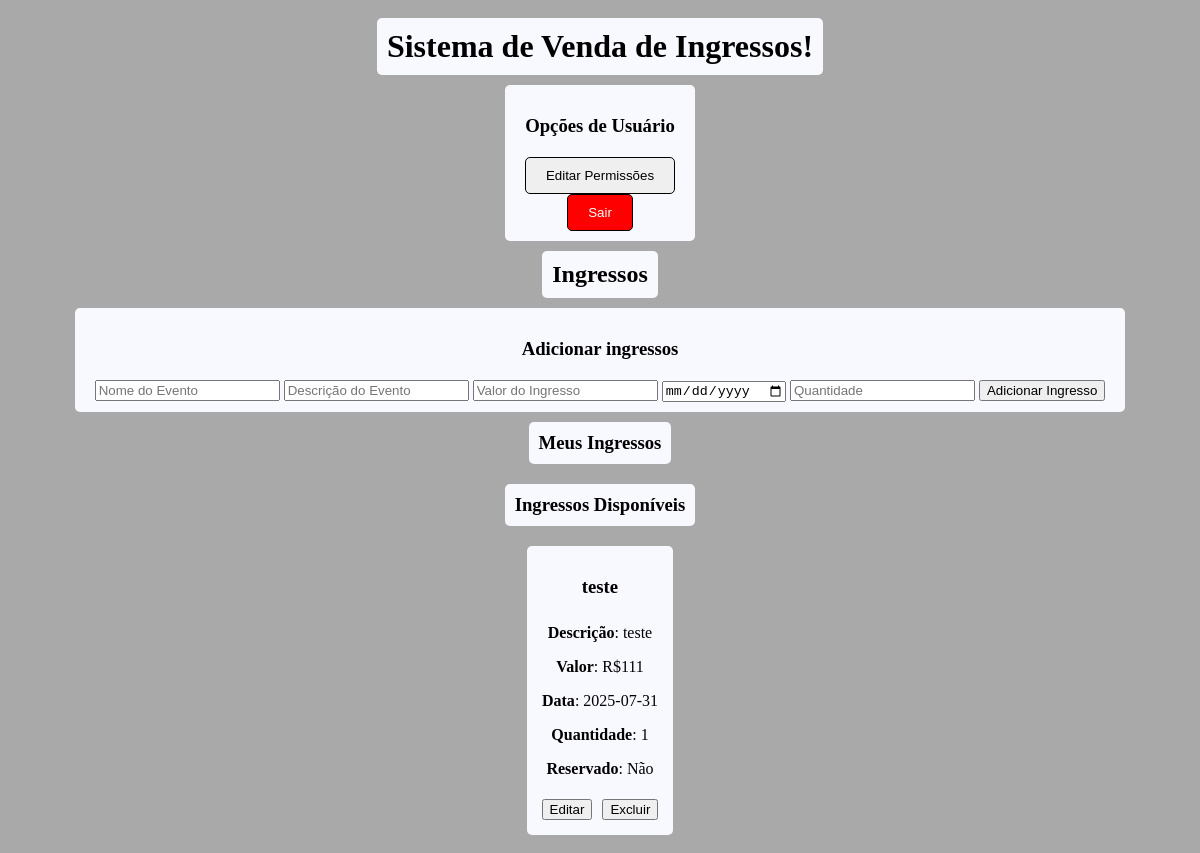
The app's page /public/user.php (signed in), older data.
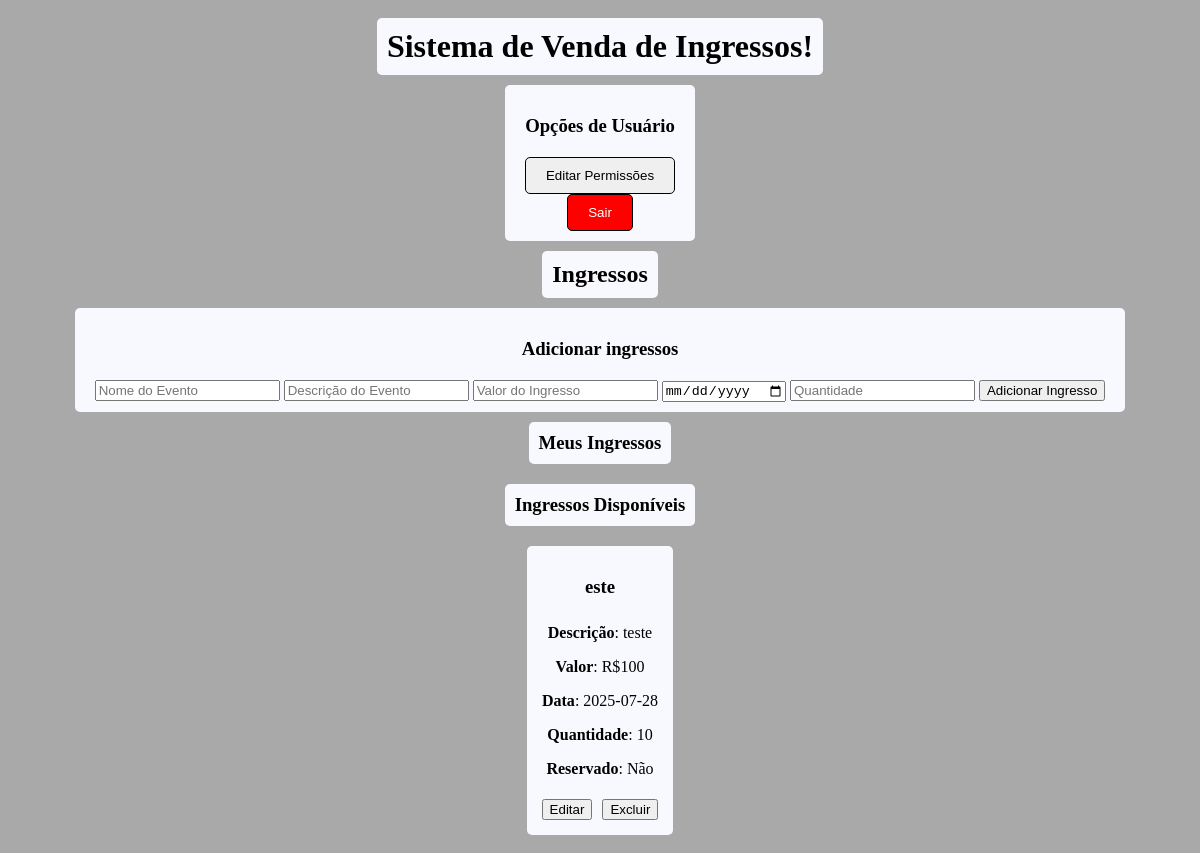
The same page, newer data.
### tables this page shows
CREATE TABLE ingressos (
            id INTEGER PRIMARY KEY AUTOINCREMENT,
            evento TEXT NOT NULL,
            descricao TEXT,
            valor REAL NOT NULL,
            data_evento DATE NOT NULL,
            quantidade INTEGER NOT NULL,
            reservado BOOLEAN,
            data_ultima_reserva DATE,
            cliente_reservado INTEGER,
            vendedor INTEGER,
            FOREIGN KEY (vendedor) REFERENCES usuarios(id),
            FOREIGN KEY (cliente_reservado) REFERENCES clientes(id)
        );

### src/Classes/AbstractClass.php (called while the page is built, shortened)
<?php
abstract class AbstractClass {
    protected PDO $pdo;
    protected string $table;
    public function __construct(PDO $pdo, string $table) {
        $this->pdo =  $pdo;
        $this->table = $table;
    }
    public function findAllBy(array $filter) {
        try {
            $sql = "SELECT * FROM {$this->table}";
            $wheres = [];
            $parameters = [];
            if (!empty($filter)) {
                foreach ($filter as $column => $value) {
                    $wheres[] = "$column = :$column";
                    $parameters[":$column"] = $value;
                }
                $sql .= " WHERE " . implode(" AND ", $wheres);
            }
            $stmt = $this->pdo->prepare($sql);
            $stmt->execute($parameters);
            return $stmt->fetchAll(PDO::FETCH_ASSOC);
        } catch (PDOException $e) {
            error_log("Erro ao buscar registros: " . $e->getMessage());
            return [];
        }
    }
}
?>

### public/user.php (the view, shortened to what this page needs)
<!DOCTYPE html>
<html lang="en">
<head>
    <link rel="stylesheet" href="/public/css/user.css">
</head>
<body>
    <div class="container">
        <h1>Sistema de Venda de Ingressos!</h1>
        <div class="options">
            <h3>Opções de Usuário</h3>
            <div class="forms">
                <form class="permission-form" action="/src/Logic/edit-permission.php" method="get">
                    <input type="submit" name="permissao" value="Editar Permissões">
                </form>
                <form class="logout-form" action="/src/Logic/logout.php" method="post">
                    <input type="submit" value="Sair">
                </form>
            </div>
        </div>
        <div class="ingressos">
            <h2>Ingressos</h2>
            <div class="form-ingressos">
                <h3>Adicionar ingressos</h3>
                <form class="add-ticket" action="/src/Logic/create-ticket.php" method="post">
                    <input type="text" id="evento" name="evento" placeholder="Nome do Evento" required>
                    <input type="text" id="descricao" name="descricao" placeholder="Descrição do Evento">
                    <input type="text" id="valor" name="valor" placeholder="Valor do Ingresso" required>
                    <input type="date" id="data_evento" name="data_evento" required>
                    <input type="number" id="quantidade" name="quantidade" placeholder="Quantidade" required>
                    <input type="submit" value="Adicionar Ingresso">
                </form>
            </div>
            <h3>Meus Ingressos</h3>
            <div class="ingressos-lista">
                <?php
                require_once __DIR__ . '/../src/Core/database.php';
                $tickets = new Ticket($db, "ingressos");
                if (isset($_SESSION["id"])){
                    $ingressos = $tickets->findAllBy(["vendedor" => $_SESSION["id"]]);
                    if (count($ingressos) > 0) {
                        echo "<h3>Ingressos Disponíveis</h3>";
                        foreach ($ingressos as $ingresso) {
                            echo "<div class='ticket'>";
                            echo "<h3>" . htmlspecialchars($ingresso["evento"]) . "</h3>";
                            echo "<p><strong>Descrição</strong>: " . htmlspecialchars($ingresso["descricao"]) . "</p>";
                            echo "<p><strong>Valor</strong>: R$" . htmlspecialchars($ingresso["valor"]) . "</p>";
                            echo "<p><strong>Data</strong>: " . htmlspecialchars($ingresso["data_evento"]) . "</p>";
                            echo "<p><strong>Quantidade</strong>: " . ($ingresso["quantidade"] > 0 ? $ingresso["quantidade"] : "Esgotado") . "</p>";
                            echo "<p><strong>Reservado</strong>: " . ($ingresso["reservado"] ? "Sim" : "Não" ) . "</p>";
                            echo "<form class=\"edit\" action=\"/src/Logic/edit-ticket.php\" method=\"get\">
                                    <input type=\"hidden\" class=\"hidden\" name=\"ticket-id\" value=\"" . $ingresso["id"] . "\">
                                    <input type=\"submit\" name=\"edit-button\" value=\"Editar\">
                                </form>";
                            echo "<form class=\"delete\" action=\"/src/Logic/delete-ticket.php\" method=\"get\">
                                    <input type=\"hidden\" class=\"hidden\" name=\"ticket-id\" value=\"" . $ingresso["id"] . "\">
                                    <input type=\"submit\" name=\"delete-button\" value=\"Excluir\">
                                </form>";
                            echo "</div>";
                        }
                    } else {
                        echo "<p>Nenhum ingresso encontrado.</p>";
                    }
                }
                ?>
            </div>
        </div>
</body>
</html>

Row changes from the older to the newer data that the page shows:
removed ingressos: evento "teste", descricao "teste", valor "111", data_evento "2025-07-31", quantidade "1", reservado "Não"
added ingressos: evento "este", descricao "teste", valor "100", data_evento "2025-07-28", quantidade "10", reservado "Não"
